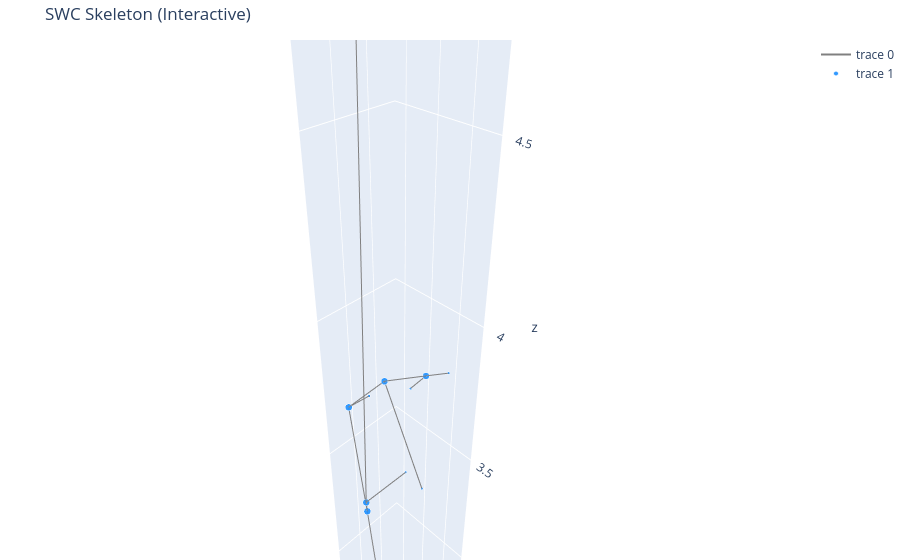

The code cell stored with this chart in its notebook:
### Markdown cell above
## 3D Visualizations

### Code cell
import plotly.graph_objects as go

# Build coordinate and color arrays
xs=[]; ys=[]; zs=[]; colors=[]; sizes=[]
for n, data in G_original.nodes(data=True):
    x,y,z = data['x'], data['y'], data['z']
    xs.append(x); ys.append(y); zs.append(z)
    # color soma/type==1 differently
    colors.append('darkorange' if data.get('type') == 1 else 'dodgerblue')
    d = G_original.degree[n]
    if d == 1: sizes.append(3)
    elif d == 2: sizes.append(5)
    else: sizes.append(8)

# Create edge segments as separate scatter traces for better hover clarity
edge_x=[]; edge_y=[]; edge_z=[]; edge_i=[]
for i,(u,v) in enumerate(G_original.edges()):
    pu = (G_original.nodes[u]['x'], G_original.nodes[u]['y'], G_original.nodes[u]['z'])
    pv = (G_original.nodes[v]['x'], G_original.nodes[v]['y'], G_original.nodes[v]['z'])
    edge_x.extend([pu[0], pv[0], None])
    edge_y.extend([pu[1], pv[1], None])
    edge_z.extend([pu[2], pv[2], None])

node_trace = go.Scatter3d(
    x=xs, y=ys, z=zs,
    mode='markers',
    marker=dict(size=sizes, color=colors, opacity=0.9),
    text=[f"id={n} deg={G_original.degree[n]} type={G_original.nodes[n]['type']}" for n in G_original.nodes()],
    hoverinfo='text'
)

edge_trace = go.Scatter3d(
    x=edge_x, y=edge_y, z=edge_z,
    mode='lines',
    line=dict(color='gray', width=2),
    hoverinfo='skip'
)

fig = go.Figure(data=[edge_trace, node_trace])
fig.update_layout(
    title='SWC Skeleton (Interactive)',
    scene=dict(
        xaxis_title='x', yaxis_title='y', zaxis_title='z',
        aspectmode='data'
    ),
    margin=dict(l=0, r=0, b=0, t=40),
)
fig.show()

### Figure 1 — Plotly figure (JSON) as saved in the notebook; plotly's stock layout.template omitted (floating-point values rounded to 4 significant figures)
{"data": [{"hoverinfo": "skip", "line": {"color": "gray", "width": 2}, "mode": "lines", "type": "scatter3d", "x": [10.39, 10.33, null, 10.33, 10.32, null, 10.33, 10.33, null, 10.32, 10.26, null, 10.32, 10.26, null, 10.33, 10.18, null, 10.33, 10.37, null, 10.26, 10.14, null, 10.26, 10.15, null, 10.15, 10.12, null, 10.15, 10.17, null], "y": [26.47, 26.24, null, 26.24, 26.17, null, 26.24, 26.24, null, 26.17, 26.19, null, 26.17, 26.26, null, 26.24, 26.27, null, 26.24, 26.35, null, 26.26, 26.31, null, 26.26, 26.32, null, 26.32, 26.38, null, 26.32, 26.28, null], "z": [2.133, 3.227, null, 3.227, 3.648, null, 3.227, 3.277, null, 3.648, 3.66, null, 3.648, 3.769, null, 3.277, 3.32, null, 3.277, 6.018, null, 3.769, 3.239, null, 3.769, 3.762, null, 3.762, 3.789, null, 3.762, 3.689, null]}, {"hoverinfo": "text", "marker": {"color": ["dodgerblue", "dodgerblue", "dodgerblue", "dodgerblue", "dodgerblue", "dodgerblue", "dodgerblue", "dodgerblue", "dodgerblue", "dodgerblue", "dodgerblue", "dodgerblue"], "opacity": 0.9, "size": [3, 8, 8, 8, 3, 8, 3, 3, 3, 8, 3, 3]}, "mode": "markers", "text": ["id=1 deg=1 type=3", "id=2 deg=3 type=3", "id=3 deg=3 type=3", "id=4 deg=3 type=3", "id=5 deg=1 type=3", "id=6 deg=3 type=3", "id=7 deg=1 type=3", "id=8 deg=1 type=3", "id=9 deg=1 type=3", "id=10 deg=3 type=3", "id=11 deg=1 type=3", "id=12 deg=1 type=3"], "type": "scatter3d", "x": [10.39, 10.33, 10.32, 10.33, 10.26, 10.26, 10.18, 10.37, 10.14, 10.15, 10.12, 10.17], "y": [26.47, 26.24, 26.17, 26.24, 26.19, 26.26, 26.27, 26.35, 26.31, 26.32, 26.38, 26.28], "z": [2.133, 3.227, 3.648, 3.277, 3.66, 3.769, 3.32, 6.018, 3.239, 3.762, 3.789, 3.689]}], "layout": {"margin": {"b": 0, "l": 0, "r": 0, "t": 40}, "scene": {"aspectmode": "data", "xaxis": {"title": {"text": "x"}}, "yaxis": {"title": {"text": "y"}}, "zaxis": {"title": {"text": "z"}}}, "title": {"text": "SWC Skeleton (Interactive)"}}}
